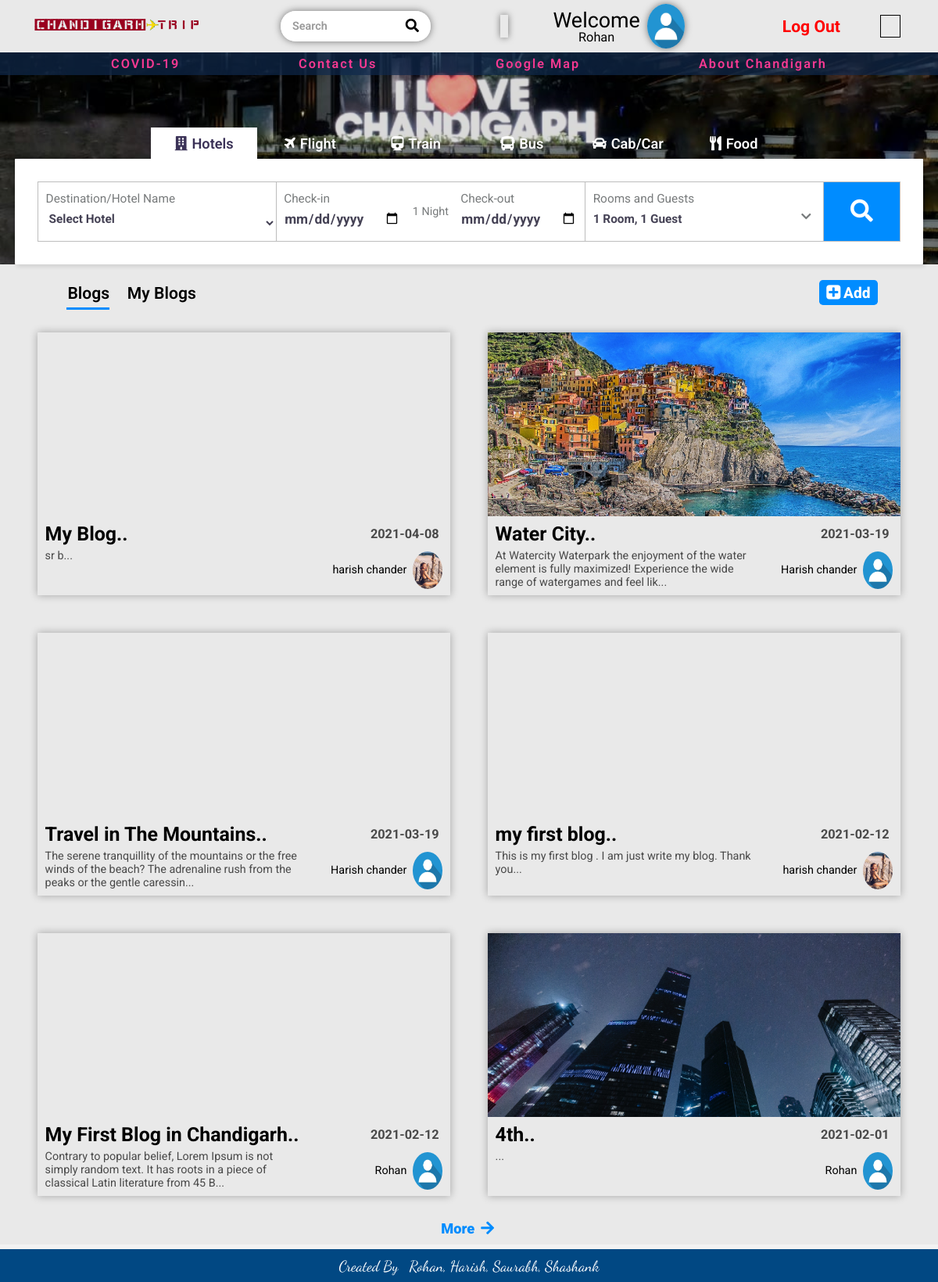
The page / (signed in) on the database its author committed.
### tables this page shows
CREATE TABLE `user_data` (
  `id` int(100) NOT NULL,
  `name` varchar(60) NOT NULL,
  `email` varchar(150) NOT NULL,
  `number` varchar(10) NOT NULL,
  `password` varchar(30) NOT NULL,
  `image` varchar(100) NOT NULL,
  `token` varchar(255) NOT NULL
);

CREATE TABLE `blog` (
  `blog_id` int(255) NOT NULL,
  `user_id` int(255) NOT NULL,
  `blog_image` varchar(100) NOT NULL,
  `blog_tittle` varchar(150) NOT NULL,
  `user_name` varchar(100) NOT NULL,
  `user_image` varchar(100) NOT NULL,
  `blog_dec` text NOT NULL,
  `date` date DEFAULT NULL
);

### index.php (the view, shortened to what this page needs)
<!DOCTYPE html>
<html lang="en">
<head>
    <link rel="stylesheet" href="https://cdnjs.cloudflare.com/ajax/libs/font-awesome/5.13.0/css/all.min.css" />
    <link rel="stylesheet" href="https://cdnjs.cloudflare.com/ajax/libs/font-awesome/4.7.0/css/font-awesome.css" />
    <link rel="stylesheet" href="./css/owl.carousel.css">
    <link rel="stylesheet" href="./css/owl.theme.default.css">
    <link rel="stylesheet" href="./css/style.css">
</head>
<body>
    <div class="main-container">
        <?php include "./pages/header.php" ?>
        <main>
            <div class="row-1">
                <div class="headline">
                    <a href="https://news.google.com/covid19/map?hl=en-IN&mid=%2Fm%2F01f1q8&gl=IN&ceid=IN%3Aen" target="_blank" class="1">COVID-19</a>
                    <a href="./contact us.php" class="2">Contact Us</a>
                    <a href="https://www.google.com/maps/place/Chandigarh/@30.7354003,76.7530122,13z/data=!4m5!3m4!1s0x390fed0be66ec96b:0xa5ff67f9527319fe!8m2!3d30.7333148!4d76.7794179" title="Click to See Map" target="_blank">Google Map</a>
                    <a href="./about chnd.php" title="Click to See About Chandigarh">About Chandigarh</a>
                </div>
            </div>
            <div class="row-2">
                <div class="top">
                    <ul>
                        <li onclick="clickToShow(0);">
                            <i class="fas fa-building"></i>Hotels
                        </li>
                        <li onclick="clickToShow(1);">
                            <i class="fa fa-plane"></i>Flight
                        </li>
                        <li onclick="clickToShow(2);">
                            <i class="fas fa-train"></i>Train
                        </li>
                        <li onclick="clickToShow(3);">
                            <i class="fas fa-bus"></i>Bus
                        </li>
                        <li onclick="clickToShow(4);">
                            <i class="fas fa-car"></i>Cab/Car
                        </li>
                        <li onclick="clickToShow(5);">
                            <i class="fas fa-utensils"></i>Food
                        </li>
                    </ul>
                </div>
                <div class="bottom">
                    <div class="tab tab-1">
                        <form class="innerTab" id="hotel-form" action="hotel.php" method="POST">
                            <div class="details hotel-1">
                                <label for="hName">Destination/Hotel Name</label>
                                <select required name="hName" id="hName">
                                    <?php
                                    include "./database/conn.php";
                                    $sql1 = "SELECT * FROM hotel";
                                    $result1 = mysqli_query($conn, $sql1);
                                    while ($row1 = mysqli_fetch_assoc($result1)) {
                                        echo '<option value="' . $row1["hotel_name"] . '">' . $row1["hotel_name"] . '</option>';
                                    }
                                    ?>
                                </select>
                            </div>
                            <div class="details hotel-2">
                                <div class="date3">
                                    <label for="hDateFrom">Check-in</label>
                                    <input type="date" name="hDateFrom" id="hDateFrom">
                                </div>
                                <div class="date3">
                                    1 Night
                                </div>
                                <div class="date3">
                                    <label for="hDateTo">Check-out</label>
                                    <input type="date" name="hDateTo" id="hDateTo">
                                </div>
                            </div>
                            <div class="details hotel-3">
                                <label for="hRoomsFake">Rooms and Guests</label>
                                <input type="text" id="hRoomFake" value="1 Room, 1 Guest" readonly>
                                <i class="fas fa-chevron-down"></i>
                            </div>
                            <div class="details hotel-4" id="hotel-form-btn">
                                <i class="fas fa-search"></i>
                            </div>
                        </form>
                    </div>
                </div>
            </div>
            <div class="row-3">
                <div class="blogHeading">
                    <div class="blogH-1">
                        <div class="aniBar"></div>
                        <span onclick="clickToOpenBlogTab(0)">Blogs</span>
                        <span onclick="clickToOpenBlogTab(1)">
                            <?php
                            if (isset($_SESSION['use'])) {
                                echo 'My Blogs';
                            }
                            ?>
                        </span>
                    </div>
                    <div class="blogH-2">
                        <?php
                        if (isset($_SESSION['use'])) {
                            echo '<a href="./addblog.php"><i class="fa fa-plus-square"></i>Add</a>';
                        }
                        ?>
                    </div>
                </div>
                <div class="blogMainContainer">
                    <div class="blogContainer blog-1">
                        <div class="innerBlogContainer">
                            <?php
                            $sqlUserBlog = "SELECT * FROM blog ORDER BY blog_id DESC";
                            $resultUserBlog = mysqli_query($conn, $sqlUserBlog) or die("Query Failed!!");
                            if (mysqli_num_rows($resultUserBlog) > 0) {
                                $i = 0;
                                while (($rowUserBlog = mysqli_fetch_assoc($resultUserBlog)) && $i != 6) {
                                    $i = $i + 1;
                            ?>
                                    <a href="./blog.php?id=<?php echo $rowUserBlog['blog_id']; ?>" class="blog">
                                        <div class="blogImg">
                                            <img src="./blog images/<?php echo $rowUserBlog['blog_image']; ?>" alt="">
                                        </div>
                                        <div class="blogData">
                                            <h1>
                                                <?php echo substr($rowUserBlog['blog_tittle'], 0, 28) . ".."; ?>
                                                <span><?php echo $rowUserBlog['date']; ?></span>
                                            </h1>
                                            <p><?php echo substr($rowUserBlog['blog_dec'], 0, 130) . "..."; ?></p>
                                            <div>
                                                <span><?php echo $rowUserBlog['user_name']; ?></span>
                                                <img src="./profile images/<?php echo $rowUserBlog['user_image']; ?>" alt="Profile Picture">
                                            </div>
                                        </div>
                                    </a>
                            <?php
                                }
                            } else {
                                echo "<h1>No Blog</h1>";
                            }
                            ?>
                        </div>
                        <span class="moreBtn">
                            <a href="./allblogs.php?id=0">
                                More <i class="fas fa-arrow-right"></i>
                            </a>
                        </span>
                    </div>
                </div>
            </div>
        </main>
        <?php include "./pages/footer.php"; ?>
    </div>
</body>
</html>

### pages/header.php (shortened to what this page needs)
<header>
    <div class="left-container">
        <a href="./index.php" class="logo">
            <img src="./images/logo.png" alt="Logo">
        </a>
        <div class="search-bar">
            <form id="search-form" action="" method="get">
                <input type="search" name="search" id="search" placeholder="Search" autocomplete="off">
                <span onclick="document.getElementById('search-form').submit();"><i class="fas fa-search"></i></span>
            </form>
        </div>
        <div class="help">
            <div id="google_translate_element"></div>
        </div>
    </div>
    <div class="right-container">
        <?php
        if (isset($_SESSION['use'])) { ?>
            <div class="login-section">
                <?php
                include "./database/conn.php";
                $sql2 = "SELECT name, image FROM user_data WHERE id = '{$_SESSION['user_id']}'";
                $result2 = mysqli_query($conn, $sql2);
                $row2 = mysqli_fetch_assoc($result2);
                ?>
                <div class="profile-section">
                    <div class="info">
                        <span>Welcome</span>
                        <p><?php echo $row2['name']; ?></p>
                    </div>
                    <div class="p-pic">
                        <img src="./profile images/<?php echo $row2['image']; ?>" alt="Profile Image">
                    </div>
                </div>
                <a href="./database/logout.php" class="logout">Log Out</a>
            </div>
        <?php
        }
        ?>
    </div>
    <div class="bar"></div>
</header>

### rows shown on the page
user_data: name "Rohan", image (placeholder picture)
blog: blog_tittle "My Blog", date "2021-04-08", blog_dec "sr b", user_name "harish chander", user_image (picture)
blog: blog_image (picture), blog_tittle "Water City", date "2021-03-19", blog_dec "At Watercity Waterpark the enjoyment of the water element is fully maximized! Experience the wide range of watergames and feel lik", user_name "Harish chander", user_image (placeholder picture)
blog: blog_tittle "Travel in The Mountains", date "2021-03-19", blog_dec "The serene tranquillity of the mountains or the free winds of the beach? The adrenaline rush from the peaks or the gentle caressin", user_name "Harish chander", user_image (placeholder picture)
blog: blog_tittle "my first blog", date "2021-02-12", blog_dec "This is my first blog . I am just write my blog. Thank you", user_name "harish chander", user_image (picture)
blog: blog_tittle "My First Blog in Chandigarh", date "2021-02-12", blog_dec "Contrary to popular belief, Lorem Ipsum is not simply random text. It has roots in a piece of classical Latin literature from 45 B", user_name "Rohan", user_image (placeholder picture)
blog: blog_image (picture), blog_tittle "4th", date "2021-02-01", user_name "Rohan", user_image (placeholder picture)

### other values the page prints
form field hName "Select Hotel"
